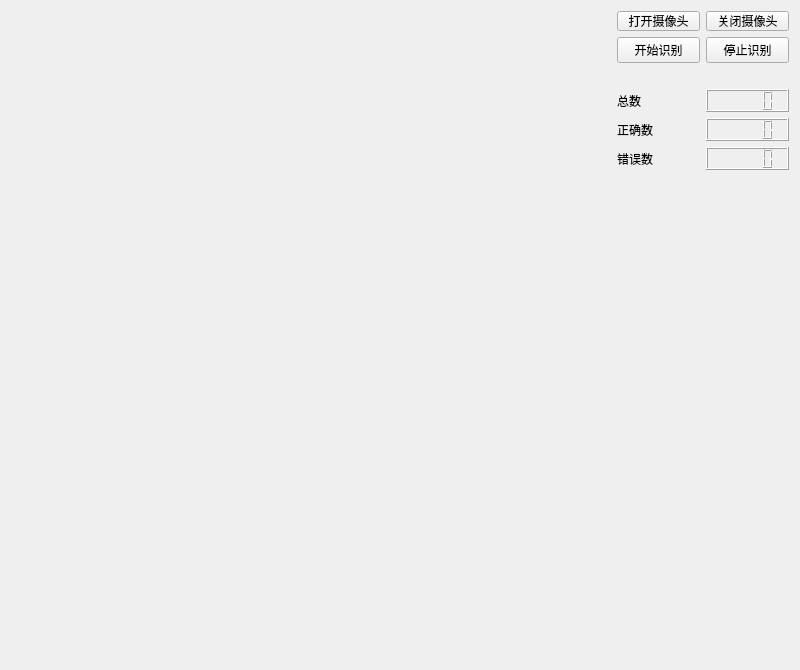
<?xml version="1.0" encoding="UTF-8"?>
<ui version="4.0">
 <class>Form</class>
 <widget class="QWidget" name="Form">
  <property name="windowModality">
   <enum>Qt::WindowModal</enum>
  </property>
  <property name="geometry">
   <rect>
    <x>0</x>
    <y>0</y>
    <width>800</width>
    <height>670</height>
   </rect>
  </property>
  <property name="sizePolicy">
   <sizepolicy hsizetype="Preferred" vsizetype="Preferred">
    <horstretch>0</horstretch>
    <verstretch>0</verstretch>
   </sizepolicy>
  </property>
  <property name="minimumSize">
   <size>
    <width>800</width>
    <height>670</height>
   </size>
  </property>
  <property name="maximumSize">
   <size>
    <width>1920</width>
    <height>1080</height>
   </size>
  </property>
  <property name="windowTitle">
   <string>Form</string>
  </property>
  <layout class="QGridLayout" name="gridLayout_2">
   <item row="0" column="0">
    <widget class="CammerWidget" name="widget" native="true">
     <property name="sizePolicy">
      <sizepolicy hsizetype="Fixed" vsizetype="Fixed">
       <horstretch>0</horstretch>
       <verstretch>0</verstretch>
      </sizepolicy>
     </property>
     <property name="minimumSize">
      <size>
       <width>600</width>
       <height>650</height>
      </size>
     </property>
     <property name="maximumSize">
      <size>
       <width>1920</width>
       <height>1080</height>
      </size>
     </property>
    </widget>
   </item>
   <item row="0" column="1">
    <layout class="QGridLayout" name="gridLayout">
     <item row="1" column="1">
      <widget class="QPushButton" name="pushButton_4">
       <property name="text">
        <string>停止识别</string>
       </property>
      </widget>
     </item>
     <item row="0" column="1">
      <widget class="QPushButton" name="pushButton_2">
       <property name="maximumSize">
        <size>
         <width>100</width>
         <height>20</height>
        </size>
       </property>
       <property name="text">
        <string>关闭摄像头</string>
       </property>
      </widget>
     </item>
     <item row="7" column="0">
      <widget class="QLabel" name="label_3">
       <property name="text">
        <string>错误数</string>
       </property>
      </widget>
     </item>
     <item row="0" column="0">
      <widget class="QPushButton" name="pushButton">
       <property name="maximumSize">
        <size>
         <width>100</width>
         <height>20</height>
        </size>
       </property>
       <property name="text">
        <string>打开摄像头</string>
       </property>
      </widget>
     </item>
     <item row="1" column="0">
      <widget class="QPushButton" name="pushButton_3">
       <property name="text">
        <string>开始识别</string>
       </property>
      </widget>
     </item>
     <item row="8" column="0">
      <spacer name="verticalSpacer">
       <property name="orientation">
        <enum>Qt::Vertical</enum>
       </property>
       <property name="sizeHint" stdset="0">
        <size>
         <width>20</width>
         <height>40</height>
        </size>
       </property>
      </spacer>
     </item>
     <item row="7" column="1">
      <widget class="QLCDNumber" name="lcdNumber_3"/>
     </item>
     <item row="2" column="0">
      <spacer name="verticalSpacer_2">
       <property name="orientation">
        <enum>Qt::Vertical</enum>
       </property>
       <property name="sizeType">
        <enum>QSizePolicy::Preferred</enum>
       </property>
       <property name="sizeHint" stdset="0">
        <size>
         <width>20</width>
         <height>20</height>
        </size>
       </property>
      </spacer>
     </item>
     <item row="6" column="0">
      <widget class="QLabel" name="label_2">
       <property name="text">
        <string>正确数</string>
       </property>
      </widget>
     </item>
     <item row="5" column="1">
      <widget class="QLCDNumber" name="lcdNumber"/>
     </item>
     <item row="5" column="0">
      <widget class="QLabel" name="label">
       <property name="text">
        <string>总数</string>
       </property>
      </widget>
     </item>
     <item row="6" column="1">
      <widget class="QLCDNumber" name="lcdNumber_2"/>
     </item>
    </layout>
   </item>
  </layout>
 </widget>
 <customwidgets>
  <customwidget>
   <class>CammerWidget</class>
   <extends>QWidget</extends>
   <header>Dahua.h</header>
   <container>1</container>
  </customwidget>
 </customwidgets>
 <resources/>
 <connections/>
</ui>
